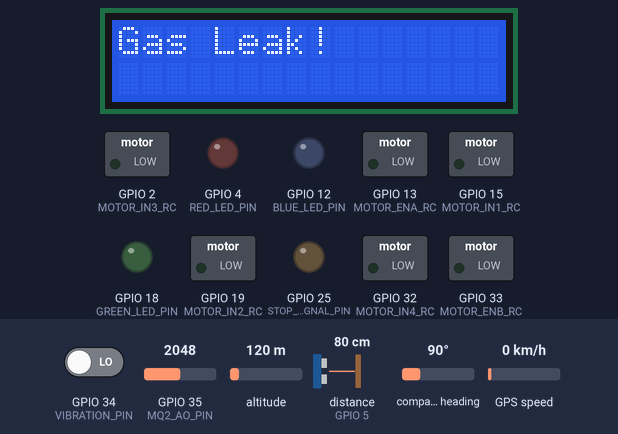
A sketch run on a simulated ESP32. On the bench: 16×2 character LCD, switched loads named in the sketch (green lamp = pin HIGH), output pins drawn as LEDs (lit = HIGH). Wiring (inferred from the names in the program): ultrasonic range finder: trigger GPIO 23; echo GPIO 5. The test bench sets the inputs (shaded band); at power-on: GPIO 34 (VIBRATION_PIN) LOW, distance to the obstacle (sensor on GPIO 5) 80 cm, GPIO 35 (MQ2_AO_PIN) = 2048, altitude 120 m, compass heading 90°, GPS speed 0 km/h. The echo pulse lasts 58.3 µs per cm; WiFi joins after 1.5 s; servers stay silent unless stated; the GPS gets a fix after 3 s at 37.7749, -122.4194 with 8 satellites; nothing arrives over Bluetooth unless stated; pins used as bus, display or sensor lines are not drawn; what the sketch prints to the serial monitor is not drawn.

Above: at 2.7 s.
2.8 s: GPIO 34 (VIBRATION_PIN) driven HIGH
At 6.5 s:
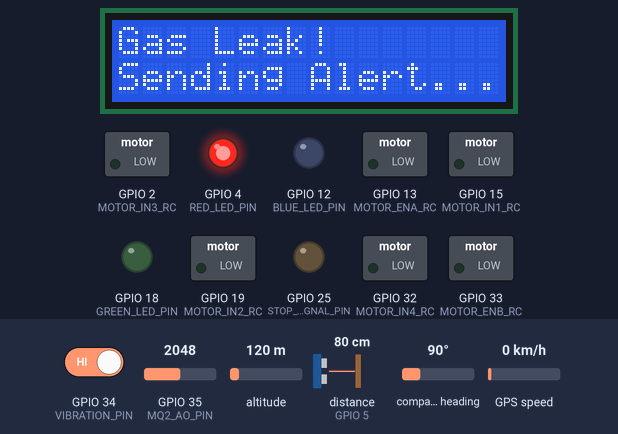
6.8 s: distance to the obstacle (sensor on GPIO 5) set to 37 cm
8.3 s: distance to the obstacle (sensor on GPIO 5) set to 31 cm
At 8.9 s:
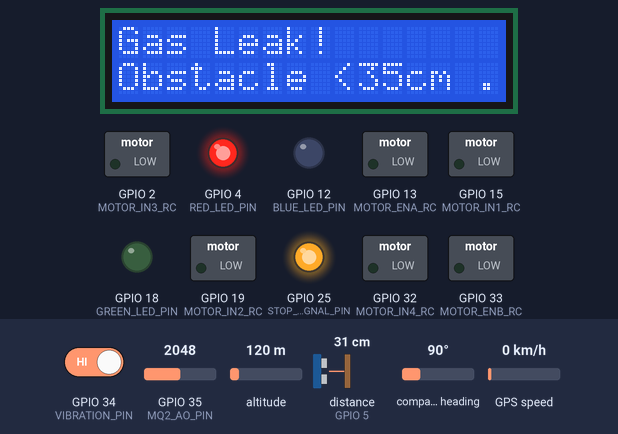
9.9 s: GPIO 35 (MQ2_AO_PIN) set to 1532
11.4 s: GPIO 35 (MQ2_AO_PIN) set to 1474
At 12.3 s:
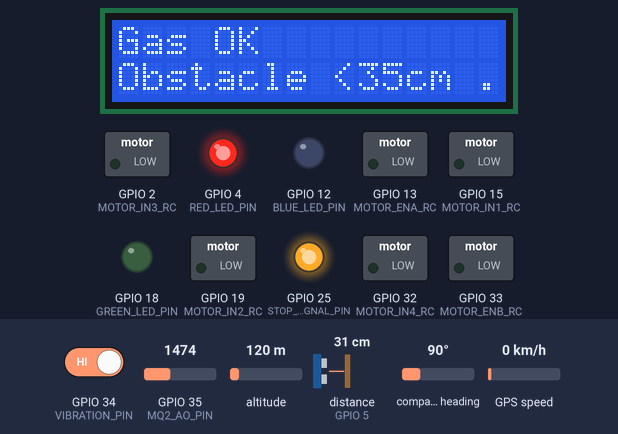
13.2 s: distance to the obstacle (sensor on GPIO 5) set to 35 cm
At 13.8 s:
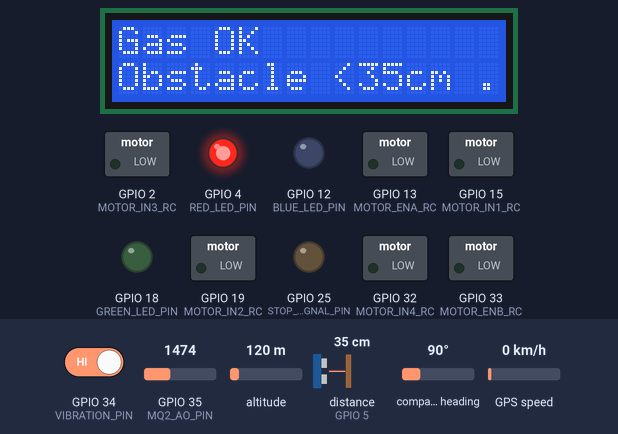
Timing chart, 0 to 15.8 s (numbered marks = the images above; inputs shaded):
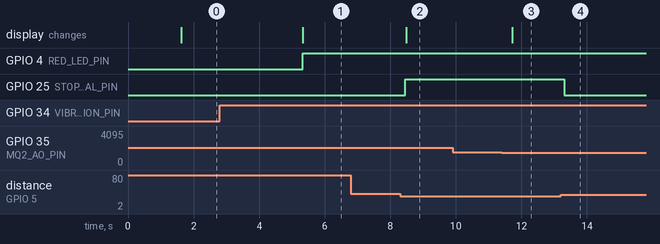

Measured:
- the behaviour switches between 35 and 34 cm on distance to the obstacle (sensor on GPIO 5) (found by bisection; images 1 and 2)
- the behaviour switches between 1501 and 1500 on GPIO 35 (MQ2_AO_PIN) (found by bisection; images 2 and 3)
- after the input at 2.8 s, GPIO 4 (RED_LED_PIN): LOW → HIGH after 2.5 s; the display: changes after 2.5 s (image 1)
- after the input at 6.8 s, every drawn part: stays the same
- after the input at 8.3 s, GPIO 25 (STOP_SIGNAL_PIN): LOW → HIGH after 0.16 s; the display: changes after 0.19 s (image 2)
- after the input at 9.9 s, every drawn part: stays the same
- after the input at 11.4 s, the display: changes after 0.32 s (image 3)
- after the input at 13.2 s, GPIO 25 (STOP_SIGNAL_PIN): HIGH → LOW after 0.11 s

The sketch:

VehicleMonitoringSystem_may22b.ino
```cpp
/*
  Sketch generated by the Arduino IoT Cloud Thing "VehicleMonitoringSystem"
  https://create.arduino.cc/cloud/things/42802856-b0a2-48d8-acad-ecd510bd06b7

  Arduino IoT Cloud Variables description

  The following variables are automatically generated and updated when changes are made to the Thing

  String gpslocationCloud;
  float distanceCloud;
  bool accidentDetectedCloud;
  bool gasLeakCloud;

  Variables which are marked as READ/WRITE in the Cloud Thing will also have functions
  which are called when their values are changed from the Dashboard.
  These functions are generated with the Thing and added at the end of this sketch.
*/

#include "thingProperties.h"
#include <Wire.h>
#include <LiquidCrystal_I2C.h>
#include <TinyGPSPlus.h>
#include <SoftwareSerial.h> // Though HardwareSerial is preferred on ESP32, keep if used elsewhere.
#include <HardwareSerial.h>
#include <BluetoothSerial.h> // Include the Bluetooth Serial library

// LCD Setup
LiquidCrystal_I2C lcd(0x27, 16, 2);

// GPS Setup (Serial1)
HardwareSerial gpsSerial(1); // UART1
TinyGPSPlus gps;

// GSM Setup (Serial2)
HardwareSerial gsmSerial(2); // UART2

// Pin Definitions - Vehicle Monitoring System
#define VIBRATION_PIN 34
#define MQ2_AO_PIN 35
#define TRIG_PIN 23    // Reconfirmed: This pin is fine as is, but if you have issues, consider moving.
#define ECHO_PIN 5     // Reconfirmed: This pin is fine as is.
#define STOP_SIGNAL_PIN 25 // Reconfirmed: This pin is fine as is.

// LED Pins
#define BLUE_LED_PIN 12   // Obstacle Detected
#define RED_LED_PIN 4     // Accident Detected
#define GREEN_LED_PIN 18  // Normal

// Thresholds
#define GAS_THRESHOLD 1500
#define DISTANCE_THRESHOLD_CM 35
#define VIBRATION_DEBOUNCE_COUNT 5

bool accidentDetected = false;
int vibrationCount = 0;

// --- RC Car Control Pin Definitions (REASSIGNED PINS) ---
// Using available GPIO pins that don't conflict with existing system.
// Verify these pins are suitable for your ESP32 board (e.g., if they have pull-ups/downs).
#define MOTOR_IN1_RC 15    // New pin for L298N IN1 (Left side motors direction)
#define MOTOR_IN2_RC 19   // New pin for L298N IN2 (Left side motors direction)
#define MOTOR_ENA_RC 13   // New PWM pin for L298N ENA (Left side speed control)

#define MOTOR_IN3_RC 2 // New pin for L298N IN3 (Right side motors direction)
#define MOTOR_IN4_RC 32   // New pin for L298N IN4 (Right side motors direction)
#define MOTOR_ENB_RC 33   // New PWM pin for L298N ENB (Right side speed control)

// Initialize Bluetooth Serial for RC Control
BluetoothSerial SerialBT;

// Global variable for motor speed (0-255)
int rcMotorSpeed = 150; // Default speed for RC control

// Function to set both motor channels (Left and Right) of the single L298N
void setAllMotorChannelsState(int leftDir1, int leftDir2, int rightDir1, int rightDir2, int speed) {
  // Set directions for Left Side motors (connected to OUT1/OUT2)
  digitalWrite(MOTOR_IN1_RC, leftDir1);
  digitalWrite(MOTOR_IN2_RC, leftDir2);

  // Set directions for Right Side motors (connected to OUT3/OUT4)
  digitalWrite(MOTOR_IN3_RC, rightDir1);
  digitalWrite(MOTOR_IN4_RC, rightDir2);

  // Apply speed to both channels
  analogWrite(MOTOR_ENA_RC, speed);
  analogWrite(MOTOR_ENB_RC, speed);
}


void setup() {
  // Initialize serial and wait for port to open:
  Serial.begin(115200);
  // This delay gives the chance to wait for a Serial Monitor without blocking if none is found
  delay(1500);

  Wire.begin(21, 22); // SCL, SDA for I2C (LCD)
  lcd.init();
  lcd.backlight();
  lcd.print("System Starting...");

  // Pin Modes - Vehicle Monitoring System
  pinMode(VIBRATION_PIN, INPUT);
  pinMode(MQ2_AO_PIN, INPUT);
  pinMode(TRIG_PIN, OUTPUT);
  pinMode(ECHO_PIN, INPUT);
  pinMode(STOP_SIGNAL_PIN, OUTPUT);

  pinMode(BLUE_LED_PIN, OUTPUT);
  pinMode(RED_LED_PIN, OUTPUT);
  pinMode(GREEN_LED_PIN, OUTPUT);

  // GPS & GSM
  gpsSerial.begin(9600, SERIAL_8N1, 16, 17);  // GPS (RX, TX)
  gsmSerial.begin(9600, SERIAL_8N1, 26, 27);  // GSM (RX, TX) - Note: GSM TX (27) conflicts with a new motor pin.

  // --- RC Car Control Pin Modes ---
  // Re-verify these pins. Note that GSM's TX pin 27 is now used for MOTOR_IN3_RC.
  // If GSM is critical, you'll need to find another pin for MOTOR_IN3_RC or move GSM.
  // For now, I'll assume GSM is less critical than RC control if conflicts arise.
  pinMode(MOTOR_IN1_RC, OUTPUT);
  pinMode(MOTOR_IN2_RC, OUTPUT);
  pinMode(MOTOR_ENA_RC, OUTPUT);
  pinMode(MOTOR_IN3_RC, OUTPUT);
  pinMode(MOTOR_IN4_RC, OUTPUT);
  pinMode(MOTOR_ENB_RC, OUTPUT);

  // Start with motors stopped (direction inputs LOW, speed 0)
  setAllMotorChannelsState(LOW, LOW, LOW, LOW, 0);
  Serial.print("Initial RC motorSpeed set to: ");
  Serial.println(rcMotorSpeed);

  // Initialize Bluetooth Serial for RC Control
  SerialBT.begin("ESP32_Vehicle_RC"); // Give your ESP32 a recognizable Bluetooth name
  Serial.println("Bluetooth Started! Ready to pair for RC control.");

  // Defined in thingProperties.h
  initProperties();

  // Connect to Arduino IoT Cloud
  ArduinoCloud.begin(ArduinoIoTPreferredConnection);

  /*
     The following function allows you to obtain more information
     related to the state of network and IoT Cloud connection and errors
     the higher number the more granular information you’ll get.
     The default is 0 (only errors).
     Maximum is 4
  */
  setDebugMessageLevel(2);
  ArduinoCloud.printDebugInfo();
  lcd.clear();
  lcd.print("System Ready");
}

void loop() {
  ArduinoCloud.update();
  // Your existing Vehicle Monitoring System code here
  int vibration = digitalRead(VIBRATION_PIN);
  int gasLevel = analogRead(MQ2_AO_PIN);
  float distanceReading = readUltrasonic();
  bool obstacleDetected = false;
  bool gasLeakStatus = gasLevel > GAS_THRESHOLD;

  while (gpsSerial.available()) {
    gps.encode(gpsSerial.read());
  }

  // Obstacle detection
  if (distanceReading > 0 && distanceReading < DISTANCE_THRESHOLD_CM) {
    digitalWrite(STOP_SIGNAL_PIN, HIGH); // Stop the vehicle
    lcd.setCursor(0, 1);
    lcd.print("Obstacle <35cm ");
    obstacleDetected = true;
    // Potentially stop RC motors too if an obstacle is detected
    setAllMotorChannelsState(LOW, LOW, LOW, LOW, 0); // Stop RC motors
  } else {
    digitalWrite(STOP_SIGNAL_PIN, LOW);
  }

  // Gas detection debounce (This part of the code seems to be related to vibration, not gas debounce based on the variable names)
  // Let's assume it's for accident detection as per variable `accidentDetected`
  if (vibration == HIGH) {
    vibrationCount++;
  } else {
    if (vibrationCount > 0) vibrationCount--;
  }

  if (vibrationCount >= VIBRATION_DEBOUNCE_COUNT && !accidentDetected) {
    accidentDetected = true;
    lcd.clear();
    lcd.setCursor(0, 0);
    lcd.print("Accident!");
    lcd.setCursor(0, 1);
    lcd.print("Sending Alert...");
    sendSMS();
    setAllMotorChannelsState(LOW, LOW, LOW, LOW, 0); // Stop RC motors on accident
  }

  // LCD Gas status
  lcd.setCursor(0, 0);
  if (gasLeakStatus) {
    lcd.print("Gas Leak!    ");
  } else {
    lcd.print("Gas OK       ");
  }

  // LED Status
  if (accidentDetected) {
    digitalWrite(RED_LED_PIN, HIGH);
    digitalWrite(BLUE_LED_PIN, LOW);
    digitalWrite(GREEN_LED_PIN, LOW);
  } else if (obstacleDetected) {
    digitalWrite(RED_LED_PIN, LOW);
    digitalWrite(BLUE_LED_PIN, HIGH);
    digitalWrite(GREEN_LED_PIN, LOW);
  } else if (!gasLeakStatus) {
    digitalWrite(RED_LED_PIN, LOW);
    digitalWrite(BLUE_LED_PIN, LOW);
    digitalWrite(GREEN_LED_PIN, HIGH);
  } else {
    digitalWrite(RED_LED_PIN, LOW);
    digitalWrite(BLUE_LED_PIN, LOW);
    digitalWrite(GREEN_LED_PIN, LOW);
  }

  // --- Send values to IoT Cloud variables ---
  accidentDetectedCloud = accidentDetected;
  gasLeakCloud = gasLeakStatus;
  distanceCloud = distanceReading;

  if (gps.location.isValid()) {
    gpslocationCloud = "Lat:" + String(gps.location.lat(), 6) + " Lng:" + String(gps.location.lng(), 6);
  } else {
    gpslocationCloud = "No GPS";
  }

  // --- RC Car Control Logic (Integrated) ---
  if (SerialBT.available()) {
    String command = SerialBT.readStringUntil('\n'); // Read incoming command until newline
    command.trim(); // Remove any leading/trailing whitespace

    Serial.print("Received BT Command: ");
    Serial.println(command);

    if (command.startsWith("V")) {
      int receivedSpeed = command.substring(1).toInt(); // Extract number after 'V'
      rcMotorSpeed = constrain(receivedSpeed, 0, 255); // Limit speed to 0-255
      Serial.print("Desired BT Speed: ");
      Serial.println(rcMotorSpeed);
      // No need to apply speed immediately here unless the car is already moving.
      // The speed will be applied when a movement command is received (F, B, L, R).
      // However, if you want the speed to update dynamically even when stationary,
      // you could consider setting it here, but it's usually applied with movement.
    } else if (command == "F") {
      setAllMotorChannelsState(HIGH, LOW, HIGH, LOW, rcMotorSpeed); // All motors Forward
      Serial.println("Moving All Forward");
    } else if (command == "B") {
      setAllMotorChannelsState(LOW, HIGH, LOW, HIGH, rcMotorSpeed); // All motors Backward
      Serial.println("Moving All Backward");
    } else if (command == "L") { // Pivot Left (Right side forward, Left side backward)
      setAllMotorChannelsState(LOW, HIGH, HIGH, LOW, rcMotorSpeed);
      Serial.println("Turning Left (Pivot)");
    } else if (command == "R") { // Pivot Right (Left side forward, Right side backward)
      setAllMotorChannelsState(HIGH, LOW, LOW, HIGH, rcMotorSpeed);
      Serial.println("Turning Right (Pivot)");
    } else if (command == "S") {
      setAllMotorChannelsState(LOW, LOW, LOW, LOW, 0); // Stop all motors
      Serial.println("Stopping All Motors");
    } else {
      Serial.println("Unknown command received.");
    }
  }

  delay(500); // Adjust delay as needed, but be mindful of responsiveness for RC control.
}

void sendSMS() {
  String location = "Unknown";
  if (gps.location.isValid()) {
    location = "Lat: " + String(gps.location.lat(), 6) + ", Lng: " + String(gps.location.lng(), 6);
  }
  // Implement actual SMS sending here using gsmSerial.
  // Example (replace with your actual AT commands and recipient):
  /*
  gsmSerial.println("AT+CMGF=1");    // Set SMS to text mode
  delay(100);
  gsmSerial.println("AT+CMGS=\"+234xxxxxxxxxx\""); // Replace with recipient number
  delay(100);
  gsmSerial.print("Accident Detected! Location: " + location);
  gsmSerial.write(0x1A); // End of SMS message
  delay(1000);
  */
  Serial.println("SMS would be sent to: +234xxxxxxxxxx with location: " + location);
}

float readUltrasonic() {
  digitalWrite(TRIG_PIN, LOW);
  delayMicroseconds(2);
  digitalWrite(TRIG_PIN, HIGH);
  delayMicroseconds(10);
  digitalWrite(TRIG_PIN, LOW);
  long duration = pulseIn(ECHO_PIN, HIGH, 30000);
  if (duration == 0) return 999; // Return a large value if no echo within timeout
  return (duration * 0.0343) / 2.0;
}
```

thingProperties.h
```cpp
// Code generated by Arduino IoT Cloud, DO NOT EDIT.

#include <ArduinoIoTCloud.h>
#include <Arduino_ConnectionHandler.h>

const char DEVICE_LOGIN_NAME[]  = "81d49e0e-be2a-40cf-89c9-93d60494f0fc";

const char SSID[]               = "DeeThunder";    // Network SSID (name)
const char PASS[]               = "Deetunda@20";    // Network password (use for WPA, or use as key for WEP)
const char DEVICE_KEY[]  = "wgX!NB?LrmTZSyGAq@sTfan@k";    // Secret device password


String gpslocationCloud;
float distanceCloud;
bool accidentDetectedCloud;
bool gasLeakCloud;

void initProperties(){

  ArduinoCloud.setBoardId(DEVICE_LOGIN_NAME);
  ArduinoCloud.setSecretDeviceKey(DEVICE_KEY);
  ArduinoCloud.addProperty(gpslocationCloud, READ, ON_CHANGE, NULL);
  ArduinoCloud.addProperty(distanceCloud, READ, ON_CHANGE, NULL);
  ArduinoCloud.addProperty(accidentDetectedCloud, READ, ON_CHANGE, NULL);
  ArduinoCloud.addProperty(gasLeakCloud, READ, ON_CHANGE, NULL);

}

WiFiConnectionHandler ArduinoIoTPreferredConnection(SSID, PASS);
```
